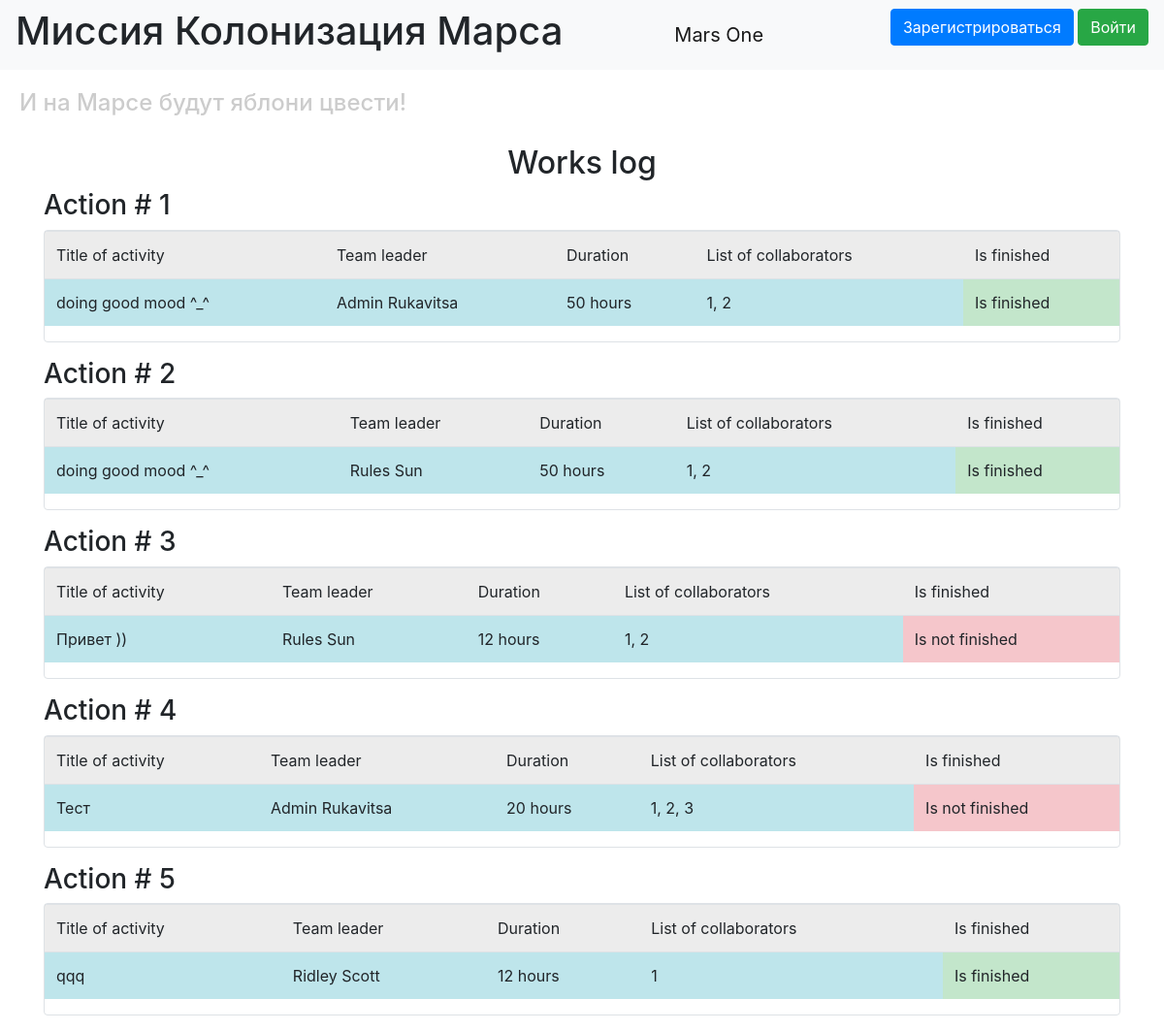
/index, run on the app's committed database.
### data/jobs.py (models this page shows)
class Jobs(SqlAlchemyBase, UserMixin, SerializerMixin):
    __tablename__ = 'jobs'
    id = sqlalchemy.Column(sqlalchemy.Integer,
                           primary_key=True, autoincrement=True)
    team_leader = sqlalchemy.Column(sqlalchemy.Integer,
                                    sqlalchemy.ForeignKey("users.id"))
    user = orm.relation('User')
    job = sqlalchemy.Column(sqlalchemy.String, nullable=True)
    work_size = sqlalchemy.Column(sqlalchemy.Integer)
    collaborators = sqlalchemy.Column(sqlalchemy.String)
    start_date = sqlalchemy.Column(sqlalchemy.DateTime,
                                   default=datetime.datetime.now)
    end_date = sqlalchemy.Column(sqlalchemy.DateTime)
    is_finished = sqlalchemy.Column(sqlalchemy.Boolean, default=False)

### data/users.py (models this page shows, shortened)
class User(SqlAlchemyBase, UserMixin, SerializerMixin):
    __tablename__ = 'users'
    id = sqlalchemy.Column(sqlalchemy.Integer,
                           primary_key=True, autoincrement=True)
    surname = sqlalchemy.Column(sqlalchemy.String, nullable=True)
    name = sqlalchemy.Column(sqlalchemy.String, nullable=True)
    age = sqlalchemy.Column(sqlalchemy.Integer)
    position = sqlalchemy.Column(sqlalchemy.String, nullable=True)
    speciality = sqlalchemy.Column(sqlalchemy.String, nullable=True)
    address = sqlalchemy.Column(sqlalchemy.String, nullable=True)
    email = sqlalchemy.Column(sqlalchemy.String,
                              index=True, unique=True, nullable=True)
    hashed_password = sqlalchemy.Column(sqlalchemy.String, nullable=True)
    modified_date = sqlalchemy.Column(sqlalchemy.DateTime)
    city_from = sqlalchemy.Column(sqlalchemy.String)

### main.py (the view)
@app.route('/')
@app.route('/index')
def index():
    session = db_session.create_session()
    jobs = session.query(Jobs)
    name, surname = [], []
    for job in jobs:
        for el in session.query(User).filter_by(id=job.team_leader):
            name.append(el.name)
            surname.append(el.surname)
    return render_template("index.html", jobs=jobs, name=name, surname=surname)

### data/db_session.py (called while the page is built)
def create_session() -> Session:
    global __factory
    return __factory()

### templates/index.html (shortened to what this page needs)
{% extends "base.html" %}
{% block content %}
<h2 align="center">Works log</h2>
{% for item in jobs %}
<h3>Action # {{ loop.index }}</h3>
<div class="col-md6 border rounded">
    <table class="table">
        <tr>
            <td class="table-active">Title of activity</td>
            <td class="table-active">Team leader</td>
            <td class="table-active">Duration</td>
            <td class="table-active">List of collaborators</td>
            <td class="table-active">Is finished</td>
        </tr>
      <tr>
        <td class="table-info">{{ item.job }}</td>
          <td class="table-info">{{ name[loop.index0] }} {{ surname[loop.index0] }}</td>
          <td class="table-info">{{ item.work_size }} hours</td>
          <td class="table-info">{{ item.collaborators }}</td>
          {% if item.is_finished %}
          <td class="table-success"> Is finished</td>
          {% else %}
          <td class="table-danger"> Is not finished</td>
          {% endif %}
      </tr>
    </table>
</div>
<p>
{% endfor %}
{% endblock %}

### data on the page
Jobs: job "doing good mood ^_^", work_size "50", collaborators "1, 2", is_finished "Is finished"
User: name "Admin", surname "Rukavitsa"
Jobs: job "doing good mood ^_^", work_size "50", collaborators "1, 2", is_finished "Is finished"
User: name "Rules", surname "Sun"
Jobs: job "Привет ))", work_size "12", collaborators "1, 2", is_finished "Is not finished"
Jobs: job "Тест", work_size "20", collaborators "1, 2, 3", is_finished "Is not finished"
Jobs: job "qqq", work_size "12", collaborators "1", is_finished "Is finished"
User: name "Ridley", surname "Scott"
